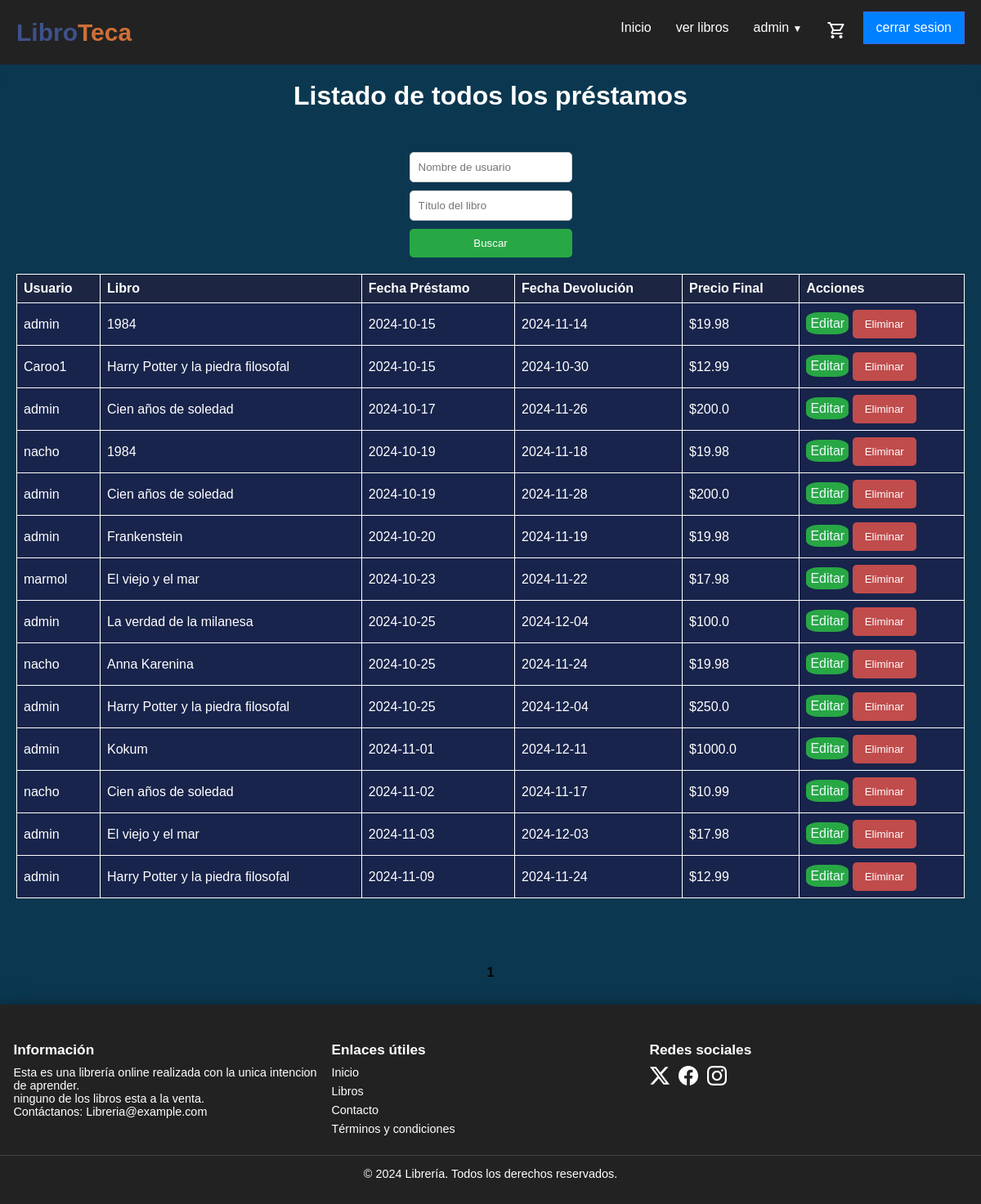
Page /todos-los-prestamos (signed in) on the committed database.
### models/controladordatabase.py (models this page shows, shortened)
class Prestamo(db.Model):
    __tablename__ = 'Prestamo'
    id = db.Column(db.Integer, primary_key=True)
    id_libro = db.Column(db.Integer, db.ForeignKey('Libros.id'), nullable=False)
    id_usuario = db.Column(db.Integer, db.ForeignKey('Usuario.id'), nullable=False)
    fecha_prestamo = db.Column(db.Text, nullable=False, default=date.today)
    fecha_devolucion = db.Column(db.Text, nullable=True)
    precio_final = db.Column(db.Float, nullable=False)

class Usuario(db.Model):
    __tablename__ = 'Usuario'
    id = db.Column(db.Integer, primary_key=True)
    nombre = db.Column(db.String(100), nullable=False)
    correo = db.Column(db.String(100), unique=True, nullable=True)
    contrasena = db.Column(db.String(100), nullable=False)
    tel_cel = db.Column(db.String(20), nullable=True, default='12345678')
    rol = db.Column(db.Enum('admin', 'comun'), nullable=True, default='comun')
    prestamos = db.relationship('Prestamo', backref='usuario', lazy=True)

class Libros(db.Model):
    __tablename__ = 'Libros'
    id = db.Column(db.Integer, primary_key=True)
    titulo = db.Column(db.String(100), nullable=False)
    descripcion = db.Column(db.Text, nullable=True)
    fecha_emision = db.Column(db.Text, nullable=False, default=date.today)
    stock = db.Column(db.Integer, nullable=False)
    precio = db.Column(db.Float, nullable=False)
    precio_alquiler = db.Column(db.Float, nullable=True)
    img = db.Column(db.String(200), nullable=True, default="sinimagen.jpg")
    id_autor = db.Column(db.Integer, db.ForeignKey('Autores.id'), nullable=False)
    id_genero = db.Column(db.Integer, db.ForeignKey('Generos.id'), nullable=False)
    id_editorial = db.Column(db.Integer, db.ForeignKey('Editorial.id'), nullable=True)
    isbn = db.Column(db.String(13), unique=True, nullable=True)
    idioma = db.Column(db.String(50), nullable=True)
    edicion = db.Column(db.String(50), nullable=True)
    paginas = db.Column(db.Integer, nullable=True)
    fecha_publicacion = db.Column(db.Text, nullable=True,  default=date.today)
    formato = db.Column(db.Enum('Tapa dura', 'Tapa blanda', 'eBook', 'Audiolibro', 'Otro'), nullable=True)
    calificacion_promedio = db.Column(db.Float, nullable=True, default=0.0)
    prestamos = db.relationship('Prestamo', backref='libro', lazy=True)
    comentarios = db.relationship('Comentario', backref='libro', lazy=True)

### routes/prestamo.py (the view)
@prestamos.route('/todos-los-prestamos')
@admin_required
def ver_todos_prestamos():
    page = request.args.get('page', 1, type=int)
    per_page = 20
    nombre_usuario = request.args.get('usuario', '', type=str)
    titulo_libro = request.args.get('titulo_libro', '', type=str)
    query = db.session.query(Prestamo, Libros, Usuario).join(Libros, Prestamo.id_libro == Libros.id).join(Usuario, Prestamo.id_usuario == Usuario.id)
    if nombre_usuario:
        query = query.filter(Usuario.nombre.ilike(f"%{nombre_usuario}%"))
    if titulo_libro:
        query = query.filter(Libros.titulo.ilike(f"%{titulo_libro}%"))
    pagination = query.paginate(page=page, per_page=per_page)
    return render_template('prestamos/todos.html', prestamos=pagination.items, pagination=pagination)

### routes/login.py (called while the page is built)
def admin_required(f):
    @wraps(f)
    def decorated_function(*args, **kwargs):
        if "nombre" not in session:
            flash("Acceso denegado: Debes iniciar sesión.")
            return redirect(url_for('user.index_login'))
        if session.get('rol') != 'admin':
            flash("Acceso denegado: Se requiere rol de administrador.")
            return redirect(url_for('libros.bienvenida'))
        return f(*args, **kwargs)
    return decorated_function

### templates/prestamos/todos.html (shortened to what this page needs)
{% extends 'layout.html' %}
{% block content %}
<body>
    <h1>Listado de todos los préstamos</h1>
    <form method="GET" action="{{ url_for('prestamos.ver_todos_prestamos') }}">
        <input type="text" name="usuario" placeholder="Nombre de usuario" value="{{ request.args.get('usuario', '') }}">
        <input type="text" name="titulo_libro" placeholder="Título del libro" value="{{ request.args.get('titulo_libro', '') }}">
        <button type="submit">Buscar</button>
    </form>
    <table border="1">
        <thead>
            <tr>
                <th>Usuario</th>
                <th>Libro</th>
                <th>Fecha Préstamo</th>
                <th>Fecha Devolución</th>
                <th>Precio Final</th>
                <th>Acciones</th>
            </tr>
        </thead>
        <tbody>
            {% for prestamo, libro, usuario in prestamos %}
                <tr>
                    <td data-label="Usuario">{{ usuario.nombre }}</td>
                    <td data-label="Libro">{{ libro.titulo }}</td>
                    <td data-label="Fecha Préstamo">{{ prestamo.fecha_prestamo }}</td>
                    <td data-label="Fecha Devolución">{{ prestamo.fecha_devolucion }}</td>
                    <td data-label="Precio Final">${{ prestamo.precio_final }}</td>
                    <td>
                        <a class="linkedit" style="color: aliceblue; background-color: #28a745; border-radius: 30%; padding: 5px;" href="{{ url_for('prestamos.editar_prestamo', id=prestamo.id) }}">Editar</a>
                        <form method="POST" action="{{ url_for('prestamos.eliminar_prestamo', id=prestamo.id) }}" style="display:inline;">
                            <button type="submit" style="background-color: rgb(192, 76, 76);">Eliminar</button>
                        </form>
                    </td>
                </tr>
            {% endfor %}
        </tbody>
    </table>
    <ul class="pagination">
        {% for page_num in pagination.iter_pages(left_edge=1, right_edge=1, left_current=2, right_current=2) %}
            {% if page_num %}
                {% if page_num == pagination.page %}
                    <li class="active"><strong>{{ page_num }}</strong></li>
                {% else %}
                    <li><a href="{{ url_for('prestamos.ver_todos_prestamos', page=page_num) }}">{{ page_num }}</a></li>
                {% endif %}
            {% else %}
                <li class="li">…</li>
            {% endif %}
        {% endfor %}
    </ul>
    </main>
{% endblock %}

### static/css/tabla.css (style rules this page uses)
table { margin: 0 0 0 0; width: 100%; border-collapse: collapse; }
th, td { border: 1px solid #ffffff; padding: 8px; text-align: left; color: #ffffff; background-color: #18244b; }
th { background-color: var(--color-azul-marino); }
h1 { font-size: 2rem; color: #fff; }
.pagination { display: flex; justify-content: center; margin-top: 2rem; gap: 0.5rem; }

### static/css/navbar.css (style rules this page uses)
* { box-sizing: border-box; padding: 0; margin: 0; }
body { font-family: sans-serif; font-size: 16px; }
a { color: white; text-decoration: none; }

### static/css/login.css (style rules this page uses)
:root { --color-azul: #0b3850; --color-azul-marino: #1C2541; --color-gris-claro: #E0E0E0; --color-blanco: #FFFFFF; --color-gris-oscuro: #333333; --color-naranja: #F4A261; --color-naranja-oscuro: #cf6f37; --primary: 237, 94%, 81%; --background: 266, 16%, 92%; --background-secondary: 256, 12%, 12%; --background-secondary-dark: 256, 10%, 10%; --background-secondary-light: 257, 11%, 16%; --text-primary: 0, 0%, 0%; --black: 0, 0%, 0%; --white: 0, 0%, 100%; --quite-gray: 0, 0%, 50%; --grooble: 10, 28%, 93%; --heading-large: 5.6rem; --heading-medium: 3.6rem; --heading-small: 2.4rem; --paragraph: 1.11rem; --navbar-buttons: 2.4rem; --transition-main: .175, .685, .32; --font-main: "Poppins"; }

### static/css/detalles.css (style rules this page uses)
* { margin: 0; padding: 0; box-sizing: border-box; }
a { user-select: none; outline: none; }
body { background-color: var(--color-azul); }
main#main h1 { font-size: 2em; margin-bottom: 10px; color: #ffffff; text-align: center; }
button { background-color: #4c00ff; border: none; padding: 10px 20px; border-radius: 10px; cursor: pointer; color: white; }

### static/css/paginacion.css (style rules this page uses)
.pagination { display: flex; justify-content: center; padding: 10px 0; list-style: none; }
.pagination li { margin: 0 5px; }

### static/css/carousel.css (style rules this page uses)
form { margin-top: 20px; display: flex; flex-direction: column; gap: 10px; }
form input, form textarea { padding: 10px; border: 1px solid #ccc; border-radius: 5px; }
button { background-color: #28a745; color: white; padding: 10px 15px; border: none; border-radius: 5px; cursor: pointer; }

### rows in the picture
Prestamo: nombre "admin", titulo "1984", fecha_prestamo "2024-10-15", fecha_devolucion "2024-11-14", precio_final "19.98"
Prestamo: nombre "Caroo1", titulo "Harry Potter y la piedra filosofal", fecha_prestamo "2024-10-15", fecha_devolucion "2024-10-30", precio_final "12.99"
Prestamo: nombre "admin", titulo "Cien años de soledad", fecha_prestamo "2024-10-17", fecha_devolucion "2024-11-26", precio_final "200.0"
Prestamo: nombre "nacho", titulo "1984", fecha_prestamo "2024-10-19", fecha_devolucion "2024-11-18", precio_final "19.98"
Prestamo: nombre "admin", titulo "Cien años de soledad", fecha_prestamo "2024-10-19", fecha_devolucion "2024-11-28", precio_final "200.0"
Prestamo: nombre "admin", titulo "Frankenstein", fecha_prestamo "2024-10-20", fecha_devolucion "2024-11-19", precio_final "19.98"
Prestamo: nombre "marmol", titulo "El viejo y el mar", fecha_prestamo "2024-10-23", fecha_devolucion "2024-11-22", precio_final "17.98"
Prestamo: nombre "admin", titulo "La verdad de la milanesa", fecha_prestamo "2024-10-25", fecha_devolucion "2024-12-04", precio_final "100.0"
Prestamo: nombre "nacho", titulo "Anna Karenina", fecha_prestamo "2024-10-25", fecha_devolucion "2024-11-24", precio_final "19.98"
Prestamo: nombre "admin", titulo "Harry Potter y la piedra filosofal", fecha_prestamo "2024-10-25", fecha_devolucion "2024-12-04", precio_final "250.0"
Prestamo: nombre "admin", titulo "Kokum", fecha_prestamo "2024-11-01", fecha_devolucion "2024-12-11", precio_final "1000.0"
Prestamo: nombre "nacho", titulo "Cien años de soledad", fecha_prestamo "2024-11-02", fecha_devolucion "2024-11-17", precio_final "10.99"
Prestamo: nombre "admin", titulo "El viejo y el mar", fecha_prestamo "2024-11-03", fecha_devolucion "2024-12-03", precio_final "17.98"
Prestamo: nombre "admin", titulo "Harry Potter y la piedra filosofal", fecha_prestamo "2024-11-09", fecha_devolucion "2024-11-24", precio_final "12.99"

### other values in the picture
{{ page_num }} "1"
